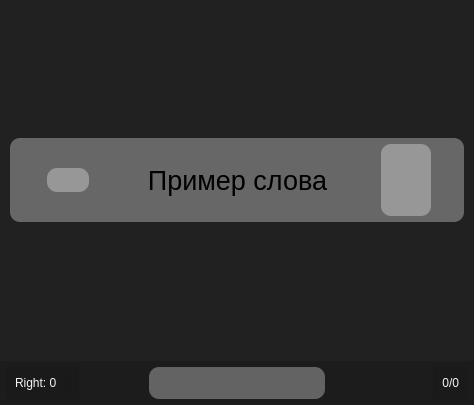
<?xml version="1.0" encoding="UTF-8"?>
<ui version="4.0">
 <class>Form</class>
 <widget class="QWidget" name="Form">
  <property name="geometry">
   <rect>
    <x>0</x>
    <y>0</y>
    <width>474</width>
    <height>405</height>
   </rect>
  </property>
  <property name="sizePolicy">
   <sizepolicy hsizetype="Maximum" vsizetype="Maximum">
    <horstretch>0</horstretch>
    <verstretch>0</verstretch>
   </sizepolicy>
  </property>
  <property name="windowTitle">
   <string>Form</string>
  </property>
  <property name="styleSheet">
   <string notr="true">background-color: rgb(33, 33, 33);</string>
  </property>
  <layout class="QVBoxLayout" name="verticalLayout_2">
   <property name="spacing">
    <number>0</number>
   </property>
   <property name="leftMargin">
    <number>0</number>
   </property>
   <property name="topMargin">
    <number>0</number>
   </property>
   <property name="rightMargin">
    <number>0</number>
   </property>
   <property name="bottomMargin">
    <number>0</number>
   </property>
   <item>
    <widget class="QWidget" name="test_main_widget" native="true">
     <layout class="QVBoxLayout" name="verticalLayout_3" stretch="1,0">
      <property name="spacing">
       <number>0</number>
      </property>
      <property name="leftMargin">
       <number>0</number>
      </property>
      <property name="topMargin">
       <number>0</number>
      </property>
      <property name="rightMargin">
       <number>0</number>
      </property>
      <property name="bottomMargin">
       <number>0</number>
      </property>
      <item alignment="Qt::AlignVCenter">
       <widget class="QWidget" name="widget" native="true">
        <property name="sizePolicy">
         <sizepolicy hsizetype="Preferred" vsizetype="Preferred">
          <horstretch>0</horstretch>
          <verstretch>0</verstretch>
         </sizepolicy>
        </property>
        <property name="maximumSize">
         <size>
          <width>16777215</width>
          <height>16777215</height>
         </size>
        </property>
        <property name="styleSheet">
         <string notr="true">margin: 10px;
background-color: rgba(255, 255, 255, 80);
border-radius: 10px;</string>
        </property>
        <layout class="QHBoxLayout" name="horizontalLayout" stretch="0,0,0">
         <property name="leftMargin">
          <number>6</number>
         </property>
         <property name="topMargin">
          <number>6</number>
         </property>
         <property name="rightMargin">
          <number>6</number>
         </property>
         <property name="bottomMargin">
          <number>6</number>
         </property>
         <item alignment="Qt::AlignHCenter">
          <widget class="QPushButton" name="but_hard">
           <property name="sizePolicy">
            <sizepolicy hsizetype="Preferred" vsizetype="Maximum">
             <horstretch>0</horstretch>
             <verstretch>0</verstretch>
            </sizepolicy>
           </property>
           <property name="styleSheet">
            <string notr="true">QPushButton {
color: rgb(250, 250, 250);
background-color: rgba(255, 255, 255, 80);
border: 0px solid #ffffff;
padding:5px;
}</string>
           </property>
           <property name="text">
            <string/>
           </property>
           <property name="icon">
            <iconset>
             <normaloff>../icons/easy.png</normaloff>../icons/easy.png</iconset>
           </property>
           <property name="iconSize">
            <size>
             <width>25</width>
             <height>25</height>
            </size>
           </property>
           <property name="checkable">
            <bool>true</bool>
           </property>
          </widget>
         </item>
         <item>
          <widget class="QLabel" name="label_word">
           <property name="font">
            <font>
             <pointsize>20</pointsize>
            </font>
           </property>
           <property name="styleSheet">
            <string notr="true">background-color: rgba(255, 255, 255, 0);</string>
           </property>
           <property name="text">
            <string>Пример слова</string>
           </property>
           <property name="alignment">
            <set>Qt::AlignCenter</set>
           </property>
           <property name="wordWrap">
            <bool>true</bool>
           </property>
           <property name="margin">
            <number>0</number>
           </property>
          </widget>
         </item>
         <item alignment="Qt::AlignHCenter">
          <widget class="QWidget" name="widget" native="true">
           <layout class="QVBoxLayout" name="verticalLayout_4">
            <item>
             <widget class="QLabel" name="label_right">
              <property name="minimumSize">
               <size>
                <width>0</width>
                <height>0</height>
               </size>
              </property>
              <property name="maximumSize">
               <size>
                <width>50</width>
                <height>50</height>
               </size>
              </property>
              <property name="styleSheet">
               <string notr="true">background-color: rgba(255, 255, 255, 0);</string>
              </property>
              <property name="text">
               <string/>
              </property>
              <property name="pixmap">
               <pixmap>../icons/checked.png</pixmap>
              </property>
              <property name="scaledContents">
               <bool>true</bool>
              </property>
              <property name="alignment">
               <set>Qt::AlignRight|Qt::AlignTrailing|Qt::AlignVCenter</set>
              </property>
             </widget>
            </item>
            <item>
             <widget class="QPushButton" name="but_speak">
              <property name="styleSheet">
               <string notr="true">QPushButton {
background-color: rgba(255, 255, 255, 0);
border: 0px solid #ffffff;
}</string>
              </property>
              <property name="text">
               <string/>
              </property>
              <property name="icon">
               <iconset>
                <normaloff>../icons/speaker.png</normaloff>../icons/speaker.png</iconset>
              </property>
              <property name="iconSize">
               <size>
                <width>25</width>
                <height>25</height>
               </size>
              </property>
             </widget>
            </item>
           </layout>
          </widget>
         </item>
        </layout>
       </widget>
      </item>
      <item alignment="Qt::AlignBottom">
       <widget class="QWidget" name="widget" native="true">
        <property name="sizePolicy">
         <sizepolicy hsizetype="Preferred" vsizetype="Preferred">
          <horstretch>0</horstretch>
          <verstretch>0</verstretch>
         </sizepolicy>
        </property>
        <property name="maximumSize">
         <size>
          <width>16777215</width>
          <height>16777215</height>
         </size>
        </property>
        <property name="styleSheet">
         <string notr="true">background-color: rgba(23, 23, 23, 128);</string>
        </property>
        <layout class="QHBoxLayout" name="horizontalLayout_3">
         <property name="leftMargin">
          <number>6</number>
         </property>
         <property name="topMargin">
          <number>6</number>
         </property>
         <property name="rightMargin">
          <number>6</number>
         </property>
         <property name="bottomMargin">
          <number>6</number>
         </property>
         <item alignment="Qt::AlignLeft">
          <widget class="QWidget" name="horizontalWidget" native="true">
           <layout class="QHBoxLayout" name="horizontalLayout_2">
            <item>
             <widget class="QLabel" name="label_quantity_correct_answer">
              <property name="sizePolicy">
               <sizepolicy hsizetype="Preferred" vsizetype="Maximum">
                <horstretch>0</horstretch>
                <verstretch>0</verstretch>
               </sizepolicy>
              </property>
              <property name="styleSheet">
               <string notr="true">color: rgb(246, 245, 244);
background-color: rgba(0,0,0,0);</string>
              </property>
              <property name="text">
               <string>Right: 0</string>
              </property>
             </widget>
            </item>
            <item>
             <widget class="QLabel" name="label_check">
              <property name="maximumSize">
               <size>
                <width>25</width>
                <height>25</height>
               </size>
              </property>
              <property name="text">
               <string/>
              </property>
              <property name="pixmap">
               <pixmap>../icons/checked.png</pixmap>
              </property>
              <property name="scaledContents">
               <bool>true</bool>
              </property>
              <property name="alignment">
               <set>Qt::AlignCenter</set>
              </property>
             </widget>
            </item>
           </layout>
          </widget>
         </item>
         <item alignment="Qt::AlignHCenter">
          <widget class="QWidget" name="horizontalWidget_2" native="true">
           <property name="styleSheet">
            <string notr="true">background-color: rgba(255, 255, 255, 80);
border-radius: 10px;</string>
           </property>
           <layout class="QHBoxLayout" name="horizontalLayout_4">
            <property name="topMargin">
             <number>4</number>
            </property>
            <property name="bottomMargin">
             <number>4</number>
            </property>
            <item>
             <widget class="QPushButton" name="but_back">
              <property name="sizePolicy">
               <sizepolicy hsizetype="Maximum" vsizetype="Maximum">
                <horstretch>0</horstretch>
                <verstretch>0</verstretch>
               </sizepolicy>
              </property>
              <property name="minimumSize">
               <size>
                <width>0</width>
                <height>0</height>
               </size>
              </property>
              <property name="styleSheet">
               <string notr="true">QPushButton {
color: rgb(250, 250, 250);
background-color: rgba(255, 255, 255, 0);
border-radius: 5px;
border: 0px solid #ffffff;
padding-left:10px;
padding-right:10px;
padding-top:2px;
padding-bottom:2px;
}</string>
              </property>
              <property name="text">
               <string/>
              </property>
              <property name="icon">
               <iconset>
                <normaloff>../icons/left-arrow.png</normaloff>../icons/left-arrow.png</iconset>
              </property>
              <property name="iconSize">
               <size>
                <width>16</width>
                <height>16</height>
               </size>
              </property>
             </widget>
            </item>
            <item>
             <widget class="QPushButton" name="but_check">
              <property name="sizePolicy">
               <sizepolicy hsizetype="Maximum" vsizetype="Maximum">
                <horstretch>0</horstretch>
                <verstretch>0</verstretch>
               </sizepolicy>
              </property>
              <property name="styleSheet">
               <string notr="true">QPushButton {
color: rgb(250, 250, 250);
background-color: rgba(255, 255, 255, 0);
border-radius: 5px;
border: 0px solid #000;
padding-left:5px;
padding-right:5px;
}</string>
              </property>
              <property name="text">
               <string/>
              </property>
              <property name="icon">
               <iconset>
                <normaloff>../icons/check-mark.png</normaloff>../icons/check-mark.png</iconset>
              </property>
              <property name="iconSize">
               <size>
                <width>20</width>
                <height>20</height>
               </size>
              </property>
             </widget>
            </item>
            <item>
             <widget class="QPushButton" name="but_next">
              <property name="sizePolicy">
               <sizepolicy hsizetype="Maximum" vsizetype="Maximum">
                <horstretch>0</horstretch>
                <verstretch>0</verstretch>
               </sizepolicy>
              </property>
              <property name="minimumSize">
               <size>
                <width>0</width>
                <height>0</height>
               </size>
              </property>
              <property name="styleSheet">
               <string notr="true">QPushButton {
color: rgb(250, 250, 250);
background-color: rgba(255, 255, 255, 0);
border-radius: 5px;
border: 0px solid #ffffff;
padding-left:10px;
padding-right:10px;
padding-top:2px;
padding-bottom:2px;
}</string>
              </property>
              <property name="text">
               <string/>
              </property>
              <property name="icon">
               <iconset>
                <normaloff>../icons/right-arrow.png</normaloff>../icons/right-arrow.png</iconset>
              </property>
              <property name="iconSize">
               <size>
                <width>16</width>
                <height>16</height>
               </size>
              </property>
             </widget>
            </item>
           </layout>
          </widget>
         </item>
         <item alignment="Qt::AlignRight">
          <widget class="QWidget" name="horizontalWidget_3" native="true">
           <layout class="QHBoxLayout" name="horizontalLayout_5">
            <item>
             <widget class="QLabel" name="label_count_list">
              <property name="sizePolicy">
               <sizepolicy hsizetype="Preferred" vsizetype="Maximum">
                <horstretch>0</horstretch>
                <verstretch>0</verstretch>
               </sizepolicy>
              </property>
              <property name="styleSheet">
               <string notr="true">color: rgb(246, 245, 244);
background-color: rgba(0,0,0,0);</string>
              </property>
              <property name="text">
               <string>0/0</string>
              </property>
              <property name="alignment">
               <set>Qt::AlignRight|Qt::AlignTrailing|Qt::AlignVCenter</set>
              </property>
             </widget>
            </item>
           </layout>
          </widget>
         </item>
        </layout>
       </widget>
      </item>
     </layout>
    </widget>
   </item>
  </layout>
 </widget>
 <resources/>
 <connections/>
</ui>
